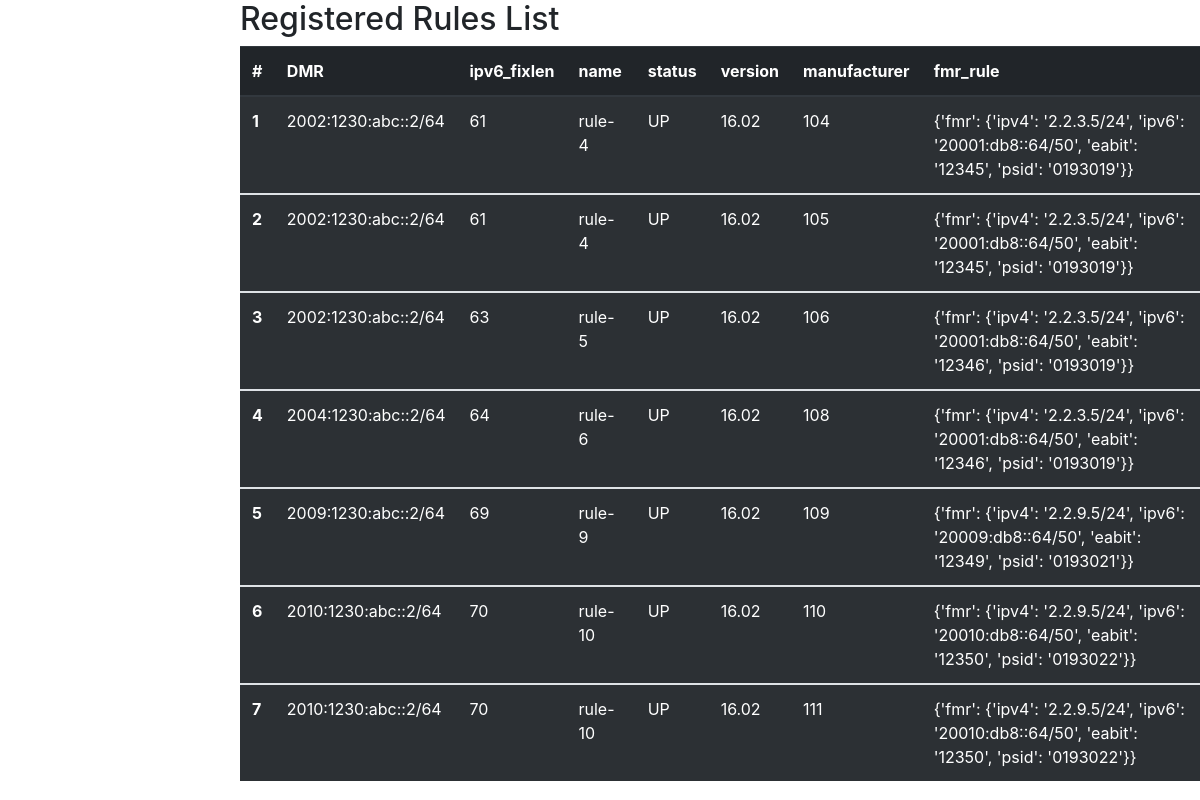
Screenshot of /query with the database file from the repository.
### tables this page shows
CREATE TABLE ruleServer1 (
        id integer primary key autoincrement,
        dmr VARCHAR(500),
        ipv6_fixlen VARCHAR(500),
        name VARCHAR(500),
        status VARCHAR(500),
        version VARCHAR(500),
        manufacturer_code VARCHAR(500),
        fmr JSON,
        UNIQUE (manufacturer_code)
    );

### MAP-E/main.py (the view)
@app.route("/query",methods=["GET"])
def query(id=None):
    val = db.queryMAPRule()
    print(val)
    for i in range(len(val)):
         print(val[i])
    return render_template("output.html", rules=val)

### MAP-E/models.py (called while the page is built)
def queryMAPRule(id=None):
    con = sql.connect("database.db")
    cur = con.cursor()
    cur.execute("SELECT * FROM ruleServer1")
    users = cur.fetchall()
    con.close()
    return users

### MAP-E/templates/output.html (shortened to what this page needs)
<!DOCTYPE html>
<html lan=en>
<head>
    <link href="//maxcdn.bootstrapcdn.com/bootstrap/4.0.0/css/bootstrap.min.css" rel="stylesheet" id="bootstrap-css">
    <link rel="stylesheet" href="https://use.fontawesome.com/releases/v5.0.8/css/all.css">
</head>
    <body>
    {%if rules%}
    <div class="users" style="margin-left:20%">
      <h2>Registered Rules List</h2>
	<table class="table table-striped table-dark">
  	<thead class="thead-dark">
		<tr>
			<th scope="col">#</th>
			<th scope="col">DMR</th>
			<th scope="col">ipv6_fixlen</th>
			<th scope="col">name</th>
			<th scope="col">status</th>
			<th scope="col">version</th>
			<th scope="col">manufacturer</th>
			<th scope="col">fmr_rule</th>
		</tr>
  	</thead>
    {% for rule in rules %}
	<tbody>
    	<tr>
        <th scope="row">{{rule[0]}}</th>
		<td>{{rule[1]}}</td>
		<td>{{rule[2]}}</td>
		<td>{{rule[3]}}</td>
		<td>{{rule[4]}}</td>
		<td>{{rule[5]}}</td>
		<td>{{rule[6]}}</td>
		<td>{{rule[7]}}</td>
	</tbody>
    {%endfor%}
 	</table>
    </div>
    {%endif%}
</body>
</html>

### rows the page displays
ruleServer1: id "1", dmr "2002:1230:abc::2/64", ipv6_fixlen "61", name "rule-4", status "UP", version "16.02", manufacturer_code "104", fmr "{'fmr': {'ipv4': '2.2.3.5/24', 'ipv6': '20001:db8::64/50', 'eabit': '12345', 'psid': '0193019'}}"
ruleServer1: id "2", dmr "2002:1230:abc::2/64", ipv6_fixlen "61", name "rule-4", status "UP", version "16.02", manufacturer_code "105", fmr "{'fmr': {'ipv4': '2.2.3.5/24', 'ipv6': '20001:db8::64/50', 'eabit': '12345', 'psid': '0193019'}}"
ruleServer1: id "3", dmr "2002:1230:abc::2/64", ipv6_fixlen "63", name "rule-5", status "UP", version "16.02", manufacturer_code "106", fmr "{'fmr': {'ipv4': '2.2.3.5/24', 'ipv6': '20001:db8::64/50', 'eabit': '12346', 'psid': '0193019'}}"
ruleServer1: id "4", dmr "2004:1230:abc::2/64", ipv6_fixlen "64", name "rule-6", status "UP", version "16.02", manufacturer_code "108", fmr "{'fmr': {'ipv4': '2.2.3.5/24', 'ipv6': '20001:db8::64/50', 'eabit': '12346', 'psid': '0193019'}}"
ruleServer1: id "5", dmr "2009:1230:abc::2/64", ipv6_fixlen "69", name "rule-9", status "UP", version "16.02", manufacturer_code "109", fmr "{'fmr': {'ipv4': '2.2.9.5/24', 'ipv6': '20009:db8::64/50', 'eabit': '12349', 'psid': '0193021'}}"
ruleServer1: id "6", dmr "2010:1230:abc::2/64", ipv6_fixlen "70", name "rule-10", status "UP", version "16.02", manufacturer_code "110", fmr "{'fmr': {'ipv4': '2.2.9.5/24', 'ipv6': '20010:db8::64/50', 'eabit': '12350', 'psid': '0193022'}}"
ruleServer1: id "7", dmr "2010:1230:abc::2/64", ipv6_fixlen "70", name "rule-10", status "UP", version "16.02", manufacturer_code "111", fmr "{'fmr': {'ipv4': '2.2.9.5/24', 'ipv6': '20010:db8::64/50', 'eabit': '12350', 'psid': '0193022'}}"
